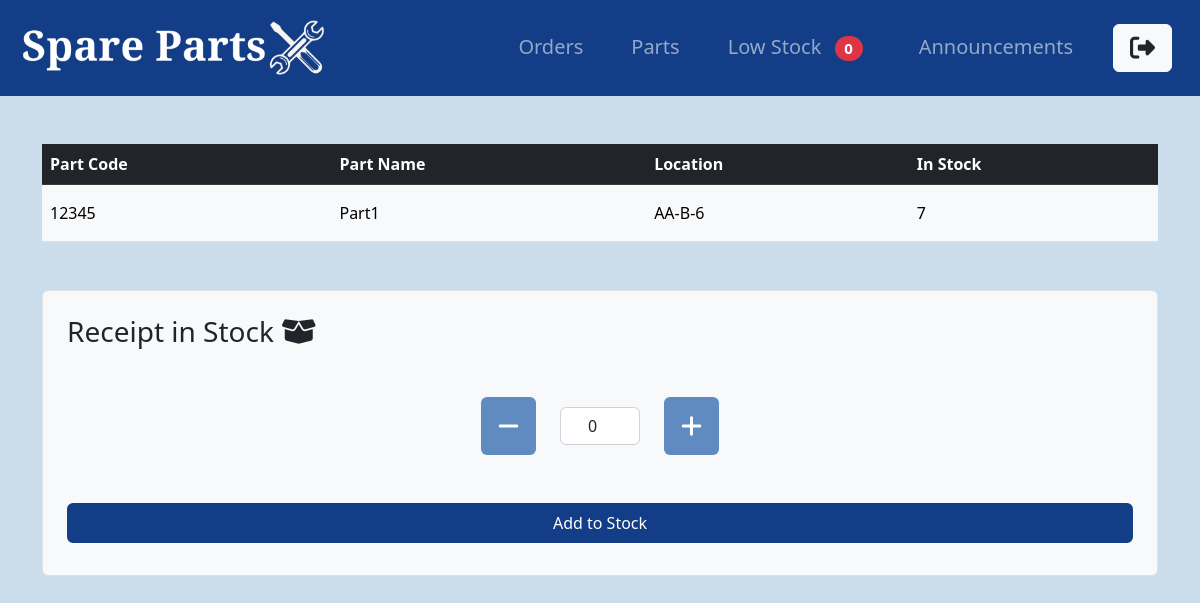
Page /parts/list/1 (signed in) on the earlier database version.
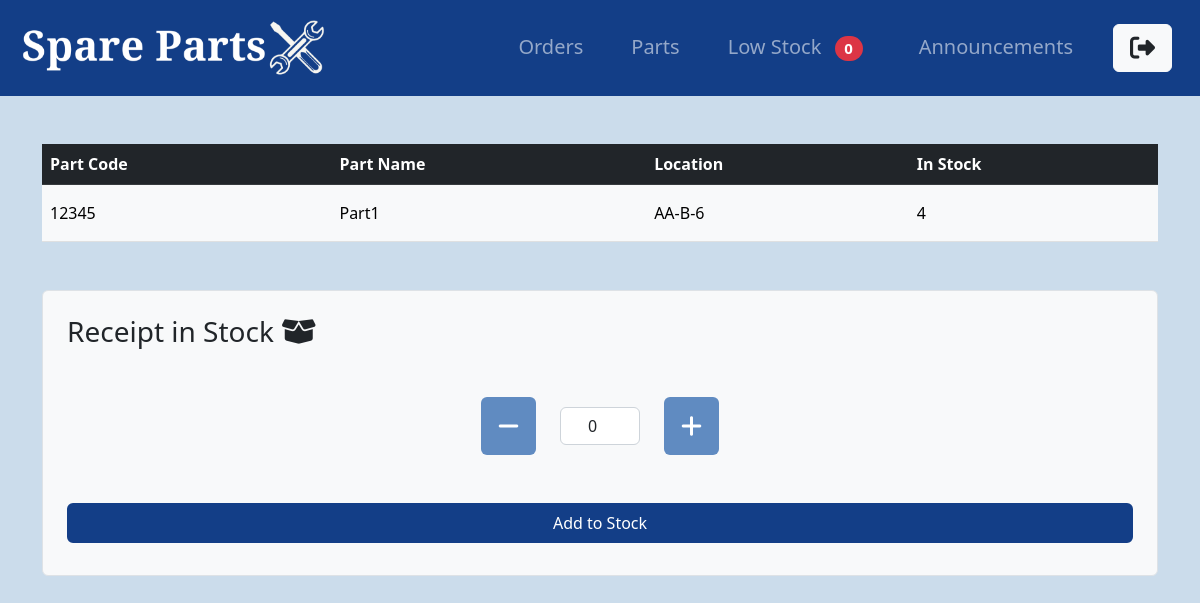
Same page on the later database version.
### parts/models.py (models this page shows, shortened)
class Part(models.Model):
    code = models.CharField(max_length=50, unique=True)
    name = models.CharField(max_length=100)
    num_in_stock = models.PositiveIntegerField(default=0)
    low_stock_warning = models.PositiveIntegerField(default=0)
    location = models.CharField(max_length=10, help_text="Format: AB-A-5")

### parts/views.py (the view, shortened to what this page needs)
# urls.py: path('list/<int:pk>', PartDetailView.as_view(), name='part-detail'),
class PartDetailView(LoginRequiredMixin, DetailView):
    model = Part

### parts/context_processors.py (called while the page is built)
def low_stock_count(request):
    count = Part.objects.filter(num_in_stock__lte=F('low_stock_warning')).count()
    return {'low_stock_count': count}

### parts/templates/parts/part_detail.html (shortened to what this page needs)
{% extends "parts/base.html" %}
{% block content %}
    <table class="table table-light mb-5 parts">
        <thead class="table-dark">
            <tr>
                <th class="py-2">Part Code</th>
                <th class="py-2">Part Name</th>
                {% if user.profile.user_group == 'store_manager' %}
                    <th class="py-2">Location</th>
                {% endif %}
                <th class="py-2">In Stock</th>
            </tr>
        </thead>
        <tbody>
            <tr>
                <td class="py-3">{{part.code}}</td>
                <td class="py-3">{{ part.name }}</td>
                {% if user.profile.user_group == 'store_manager' %}
                    <td class="py-3">{{ part.location }}</td>
                {% endif %}
                <td class="py-3">{{ part.num_in_stock }}</td>
            </tr>
        </tbody>
    </table>
    {% if user.profile.user_group == 'store_manager' %}
        <form method="post" class="p-4 border rounded bg-light">
            <h3>Receipt in Stock <i class="fa-solid fa-box-open"></i></h3>
            <div class="form-group d-flex justify-content-center align-items-center my-5">
                <button type="button" class="btn btn-minus p-3" id="minus-btn-receipt"><i class="fa-solid fa-minus fa-xl"></i></button>
                <input type="number" id="stock_input" name="receipt_quantity" class="form-control text-center mx-4" value="0" readonly required style="max-width: 80px;">
                <button type="button" class="btn btn-plus p-3" id="plus-btn-receipt"><i class="fa-solid fa-plus fa-xl"></i></button>
            </div>
            <button type="submit" class="btn btn-light-bg mt-5 mb-2 w-100 d-block mx-auto">Add to Stock</button>
        </form>
    {% endif %}
{% endblock content %}

Differences in the rows shown:
changed Part "Part1": num_in_stock "7" → "4"
